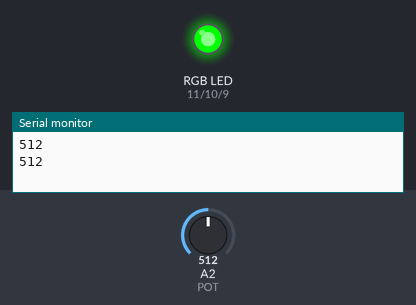
Bench run of a sketch on a simulated Arduino Uno, built with avr-gcc and run on an emulated ATmega328P. On the bench: an RGB LED mixed from three pins (HIGH = lit), the last lines printed to the serial monitor. The test bench sets the inputs (shaded band); at power-on: A2 (POT) = 512.

Above: at 1.8 s.
1.9 s: A2 (POT) set to 337
6.0 s: A2 (POT) set to 301
At 6.8 s:
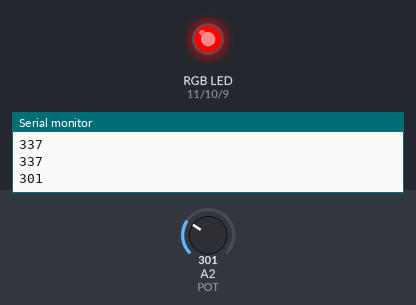
10.1 s: A2 (POT) set to 900
At 11.8 s:
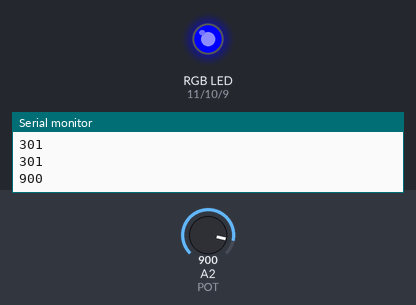
14.2 s: A2 (POT) set to 888
At 15.8 s:
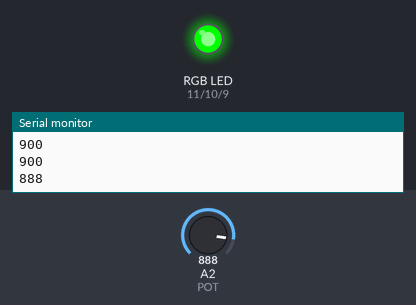
18.3 s: A2 (POT) set to 910
At 19.5 s:
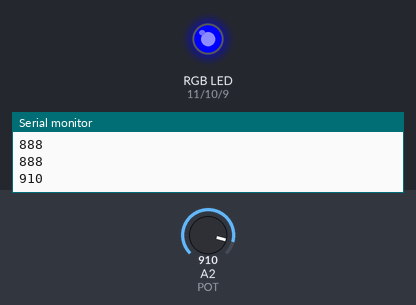
Timing chart, 0 to 21.3 s (numbered marks = the images above; inputs shaded):
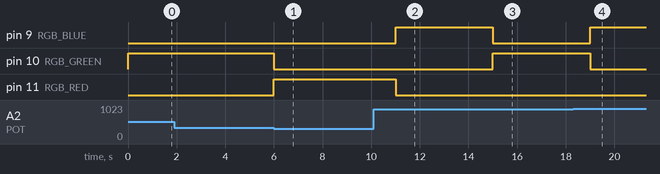

The sketch:

PotentiometerInterfacingExample.ino
```cpp
//RGB Interfacing a Potentiometer
const int POT = 2;
const int RGB_RED = 11;
const int RGB_GREEN = 10;
const int RGB_BLUE = 9;
int val = 0;
int i = 0;
void setup() {
  // put your setup code here, to run once:
  Serial.begin(9600);
  pinMode(POT,INPUT);
  pinMode(RGB_RED,OUTPUT);
  pinMode(RGB_GREEN,OUTPUT);
  pinMode(RGB_BLUE,OUTPUT);
  //for(i=0;i<20; i++){ //i++ means incrementing the value of i by 1
    //val = analogRead(POT);
  //}
  //WHY???

}

void loop() {
  // put your main code here, to run repeatedly:
  val = analogRead(POT); // I ADDED !!!
  Serial.println(val);
  if (val>=0 & val <320){
    digitalWrite(RGB_RED,HIGH);
    delay(1000);
    digitalWrite(RGB_RED,LOW);}
  else if ( val >= 320 & val < 900){
    digitalWrite(RGB_GREEN, HIGH) ;
    delay (1000) ;
    digitalWrite(RGB_GREEN, LOW) ;
  }
  else if ( val >= 900 & val <= 1023) {
  digitalWrite(RGB_BLUE, HIGH) ;
  delay (1000) ;
  digitalWrite(RGB_BLUE, LOW) ;
}

  }
```

Measured:
- the behaviour switches between 320 and 319 on A2 (POT) (found by bisection; images 0 and 1)
- the behaviour switches between 900 and 899 on A2 (POT) (found by bisection; images 2 and 3)
- after the input at 6.0 s, pin 10 (RGB_GREEN): HIGH → LOW at once; pin 11 (RGB_RED): LOW → HIGH at once
- after the input at 10.1 s, pin 9 (RGB_BLUE): LOW → HIGH after 0.90 s; pin 11 (RGB_RED): HIGH → LOW after 0.90 s
- after the input at 14.2 s, pin 9 (RGB_BLUE): HIGH → LOW after 0.80 s; pin 10 (RGB_GREEN): LOW → HIGH after 0.81 s
- after the input at 18.3 s, pin 9 (RGB_BLUE): LOW → HIGH after 0.71 s; pin 10 (RGB_GREEN): HIGH → LOW after 0.71 s
